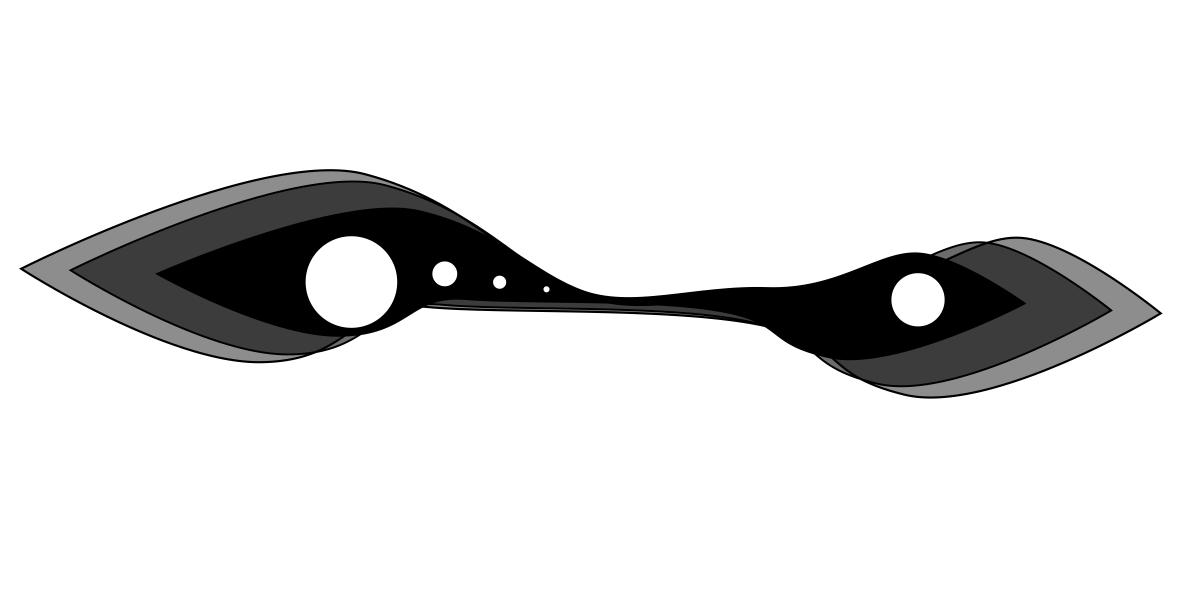
#> input picture Files/test_images/dilation_erosion.png, 2362 x 1181 px (shown at 1/2 size)
$ jupyter execute --allow-errors erosion_dilation_image_2D.ipynb
#> lines starting #> are read from the running program, lines starting #| are printed output that depends on the picture
### Code/spomso/spomso/cores/helper_functions.py
# Copyright (C) 2025 Peter Ropač
# This file is part of SPOMSO.
# SPOMSO is free software: you can redistribute it and/or modify it under the terms of the GNU Lesser General Public License as published by the Free Software Foundation, either version 3 of the License, or (at your option) any later version.
# SPOMSO is distributed in the hope that it will be useful, but WITHOUT ANY WARRANTY; without even the implied warranty of MERCHANTABILITY or FITNESS FOR A PARTICULAR PURPOSE. See the GNU Lesser General Public License for more details.
# You should have received a copy of the GNU Lesser General Public License along with SPOMSO. If not, see <https://www.gnu.org/licenses/>.

import numpy as np


def resolution_conversion(resolution: int) -> int:
    """
    Converts the given resolution so that there are odd number of points along each axis.

    Args:
        resolution: Given resolution along an axis.

    Returns:
        converted Resolution along an axis.
    """
    return int(resolution if resolution % 2 == 1 else resolution + 1)


def generate_grid(size: int | float | tuple | list | np.ndarray,
                  resolution: int | tuple | list | np.ndarray) -> (np.ndarray, tuple):
    """
    Generates a grid of points based on the provided size and resolution, centered at zero.
    The dimensionality of the grid is determined from the number of elements in the size input parameter.

    Args:
        size: size of the grid along each dimension.
        resolution: number of grid points along each dimension.

    Returns:
        Point cloud of points with shape (D, N),
                where D - dimensionality, N - total number of points in the grid.,
        Converted resolution of the grid, containing the number of points along each axis.
    """

    resolution = np.asarray(resolution)
    if resolution.size == 1:
        co_res_0 = resolution_conversion(resolution)
        co_res_1 = co_res_0
        co_res_2 = co_res_0

    if resolution.size == 2:
        co_res_0 = resolution_conversion(resolution[0])
        co_res_1 = resolution_conversion(resolution[1])
        co_res_2 = co_res_0

    if resolution.size == 3:
        co_res_0 = resolution_conversion(resolution[0])
        co_res_1 = resolution_conversion(resolution[1])
        co_res_2 = resolution_conversion(resolution[2])

    size = np.asarray(size)
    if size.size == 1:
        x = np.linspace(-size[0] / 2,
                        size[0] / 2,
                        co_res_0)
        coor = np.zeros((3, co_res_0))
        coor[0] = x

    if size.size == 2:
        x = np.linspace(-size[0] / 2,
                        size[0] / 2,
                        co_res_0)

        y = np.linspace(-size[1] / 2,
                        size[1] / 2,
                        co_res_1)

        co = np.asarray(np.meshgrid(x, y, indexing="ij"))
        co = co.reshape(2, -1)
        coor = np.zeros((3, co.shape[1]))
        coor[:2] = co

    if size.size == 3:
        x = np.linspace(-size[0] / 2,
                        size[0] / 2,
                        co_res_0)

        y = np.linspace(-size[1] / 2,
                        size[1] / 2,
                        co_res_1)

        z = np.linspace(-size[2] / 2,
                        size[2] / 2,
                        co_res_2)

        co = np.asarray(np.meshgrid(x, y, z, indexing="ij"))
        coor = co.reshape(3, -1)

    return coor, (co_res_0, co_res_1, co_res_2)


# [120 lines left out: functions smarter_reshape, vector_smarter_reshape, nd_vector_smarter_reshape, binning, not called in this run]

### Code/examples/scalar/2D/erosion_dilation_image_2D.ipynb
This notebook goes through how to create a **point cloud** from a **greyscale image** and apply **dilation** or **erosion** morphology operations to it.

# IMPORTS

[cell 1]
import os

import numpy as np
import matplotlib.pyplot as plt
from PIL import Image
from pathlib import Path

from spomso.cores.helper_functions import generate_grid, smarter_reshape
from spomso.cores.post_processing import hard_binarization
#> (the rest of this cell did not finish here and is left out)

# FUNCTIONS

[cell 2]
def alpha_greyscale_combine(image_):
    image_ = np.asarray(image_)
    print(image_.shape)

    image_ = image_/255.0
    out = 1-image_[:, :, 1]

    out = np.maximum(out, image_[:,:,0])
    return out

# PARAMETERS

[cell 3]
# size of the volume
co_size = 4, 3
# resolution of the volume
co_resolution = 800, 400

show = "BINARY" # BINARY, FIELD
show_midplane = True

# COORDINATE SYSTEM

Point cloud of coordinates is created with the **generate_grid** function, which takes the size of the coordinate system and the number of points in each direction (**co_resolution**).

[cell 4]
coor, co_res_new = generate_grid(co_size, co_resolution)

If there is an even number of points along any direction the function will automatically convert it to an odd number, therefore the origin is always included in the point cloud. The point cloud is a **numpy.ndarray** with a shape of **(D, N)**, where **D** is the number of dimensions and **N** is the number of data points.

# CREATE SDFs

Set the morphology operation: **ERODE** or **DILATE**

[cell 5]
morphology = "DILATE"

Import an **image** from a directory and convert the **image** to **greyscale**:

[cell 6]
image_file_name = "dilation_erosion.png"
spomso_dir = Path(os.getcwd()).resolve().parents[3]
image_path = os.path.join(spomso_dir, "Files", "test_images", image_file_name)

If an image contains an **alpha** channel it must be converted as such:

[cell 7]
image = Image.open(image_path).convert("LA")
#> image is the input picture: PIL image 2362x1181 LA; mean R, G, B, A 3.5, 3.5, 3.5, 34

Combine greyscale and **alpha** channels:

[cell 8]
image = alpha_greyscale_combine(image)
#| (1181, 2362, 2)

If there is no **alpha** channel:

[cell 9]
image = Image.open(image_path).convert("L")
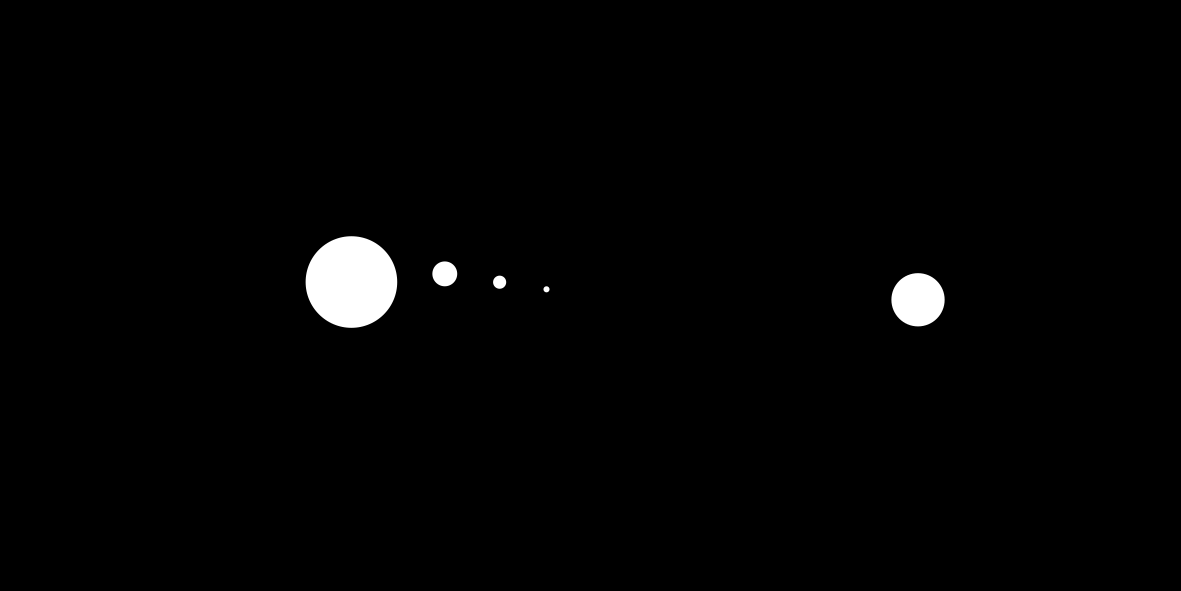
#> image: PIL image 2362x1181 L (shown at 1/2 size); min 0, max 255, mean 3.5
